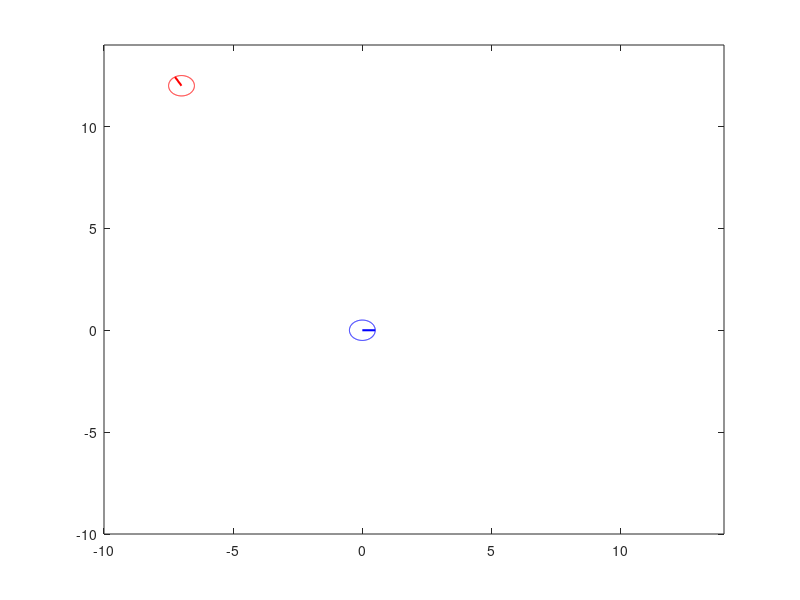

MATLAB code to generate this figure: (Note: this script raises an error after producing the figure.)
%% Clean up
close all
clear;
clc;

%% Generate starting points
x=zeros(1,3);
x_coord=-7;
y_coord=12;
heading=0.7;

%% Initialize the values
x(1)=sqrt(x_coord^2+y_coord^2);
x(2)=atan2(y_coord,x_coord);
x(3)=heading;

%% Plot the start and the end state
r=0.5;
ang=0:0.01:2*pi; 
xp=r*cos(ang);
yp=r*sin(ang);
figure
plot(x_coord+xp,y_coord+yp,'r',[x_coord x_coord+r*cos(x(2))],[y_coord y_coord+r*sin(x(2))],'r','Linewidth',1.5)
hold on
plot(xp,yp,'b',[0 r],[0 0],'b','Linewidth',1.5)
axis([-10 14 -10 14])
hold on

%% Initialize the values and storage variables
dT = 0.01;
R=[];
X=[x_coord];
Y=[y_coord];
Theta=[];
k1=1;
k2=1;
Q = diag([1, 0.1]);
delta = [];
U1 = [];
U2 = [];
Slk= [];
Slk2= [];
k1 = 1;
k2 = 1;

%% Iterate over to find the optimal control
for i = 1:300
x0=x(1)*sin(x(2));
y0=x(1)*cos(x(2));

tic();
cvx_begin quiet
        variable u(4);
        minimize( u.' * u );
        subject to
            % Lyapunov function used:
            % V    = 0.5 * (r^2 + theta^2)
            % Derivative of V
            % Vdot = r*r_dot + theta*theta_dot
            %      = -r*v*cos(arctan(-k1*theta)) + (v/r) * theta *
            %      sin(arctan(-k1 * theta)

            -x(1) * u(1) * cos(atan(-k1*x(2))) + u(1)/x(1) *x(2)* sin(atan(-k1*x(2))) <= ...
                -0.5 * 2.0 * (x(1)^2 + x(2)^2) + u(3);
            z = x(3) - atan(-x(2));
            ((1 + 1/ (1 + x(2)^2) ) * u(1) / x(1) * sin(z + atan(-x(2))) + u(2)) == ...
                -0.5 * u(1)/ x(1) * z + u(4);
            
            % Barrier function candidate:
            % Measurement z = sqrt(r^2 + ro^2 - 2 * r * ro * cos(t - to) )
            % zdot = (1/z) * rdot * (r - cos(t-to)*ro) + (1/z) * tdot * (r * ro * sin(t - to))
            % Barrier
            % B(x,z) = 1 / (z - 0.5)
            % Bdot   = - zdot / (z - 0.5)^2
            
            h    = x(1);
            hdot = (1/h) * -1 * u(1) * cos(x(3)) *x(1); 
            B    = 1 / (x(1) - 1.0);
            Bdot = - hdot / (h - 1.0)^2;
            
            Bdot <= 1/B;
cvx_end
toc();

% Fixed control works
% u(1)=x(1);
% u(2)=-u(1)/x(1)*(k2*(x(3)-atan(-k1*x(2)))+1+k1/(1+(k1*x(2))^2)*sin(x(3)));


%% Smoothen the control
if size(U1,1) > 1
    u(1) = 0.85 * U1(end) + 0.15 * u(1);
    u(2) = 0.85 * U2(end) + 0.15 * u(2);
end

%% Propogate with dynamics
x(1) = x(1) - dT * u(1) * cos(x(3));
x(2) = x(2) + dT * u(1)/x(1) * sin(x(3));
x(3) = x(3) + dT * u(1)/x(1) * sin(x(3)) + u(2);

%% Store the variables
R=[R;x(1)];
Theta=[Theta;x(2)];
delta=[delta;x(3)];
X=[X;x(1)*cos(x(2))];
Y=[Y;x(1)*sin(x(2))];
U1=[U1;u(1)];
U2=[U2;u(2)];
Slk = [Slk;u(3)];
Slk2= [Slk2;u(4)];
end

%% Generate plots
hold on;
figure(1); plot(X,Y); title('Trajectory')
figure(2); plot(R); title('Distance to go')
figure(3); plot(Theta); title('Theta')
figure(4); plot(delta); title('Delta')
figure(5); plot(U1); title('U1')
figure(6); plot(U2); title('U2')
figure(7); plot(Slk); title('Slk')
